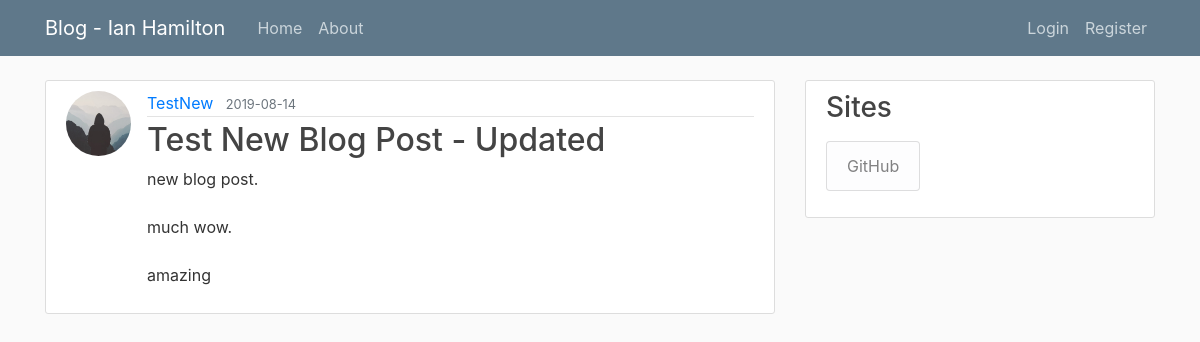
Page /home on the earlier database version.
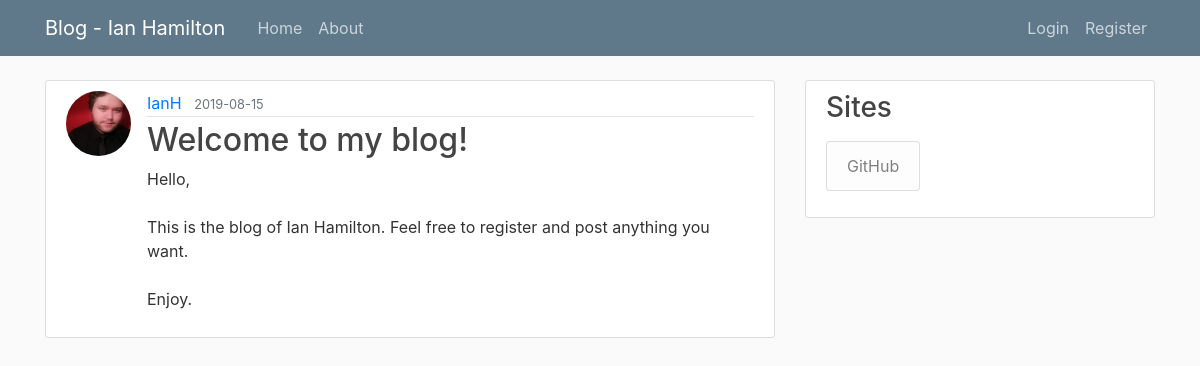
Same page on the later database version.
### application/models.py (models this page shows, shortened)
class Posts(db.Model):
	id = db.Column(db.Integer, primary_key=True)
	title = db.Column(db.String(100), nullable=False)
	date_posted = db.Column(db.DateTime, nullable=False, default=datetime.utcnow)
	content = db.Column(db.Text, nullable=False)
	user_id = db.Column(db.Integer, db.ForeignKey('users.id'), nullable=False)

class Users(db.Model, UserMixin):
	id = db.Column(db.Integer, primary_key=True)
	username = db.Column(db.String(20), unique=True, nullable=False)
	email = db.Column(db.String(120), unique=True, nullable=False)
	image_file = db.Column(db.String(20), nullable=False, default='default.jpg')
	password = db.Column(db.String(60), nullable=False)
	posts = db.relationship('Posts', backref='author', lazy=True)

### application/routes.py (the view)
@app.route('/')
@app.route('/home')
def home():
	page = request.args.get('page', 1, type=int)
	postData = Posts.query.order_by(desc(Posts.date_posted)).paginate(page=page, per_page=1)
	return render_template('home.html', posts=postData)

### application/templates/home.html
{% extends "layout.html" %}
{% block body_content %}
	{% for post in posts.items %}
		<article class="media content-section">
			<img class="rounded-circle article-img" src="{{ url_for('static', filename='profile_pics/' + post.author.image_file) }}">
		  <div class="media-body">
		    <div class="article-metadata">
		      <a class="mr-2" href="#">{{ post.author.username }}</a>
		      <small class="text-muted">{{ post.date_posted.strftime('%Y-%m-%d') }}</small>
		    </div>
		    <h2><a class="article-title" href="{{ url_for('post', post_id=post.id) }}">{{ post.title }}</a></h2>
		    <p class="article-content">{{ post.content }}</p>
		  </div>
		</article>
	{% endfor %}
{% endblock body_content %}

### application/templates/layout.html (shortened to what this page needs)
<!DOCTYPE html>
<html lang="en">
<head>
    <link rel="stylesheet" href="https://stackpath.bootstrapcdn.com/bootstrap/4.3.1/css/bootstrap.min.css">
    <link rel="stylesheet" type="text/css" href="{{ url_for('static', filename='main.css') }}">
</head>
<body>
	<header class="site-header">
	  	<nav class="navbar navbar-expand-md navbar-dark bg-steel fixed-top">
	    	<div class="container">
	      		<a class="navbar-brand mr-4" href="{{ url_for('home') }}">Blog - Ian Hamilton</a>
		      	<div class="collapse navbar-collapse" id="navbarToggle">
		        	<div class="navbar-nav mr-auto">
	    	      		<a class="nav-item nav-link" href="{{ url_for('home') }}">Home</a>
	        	  		<a class="nav-item nav-link" href="{{ url_for('about') }}">About</a>
	        		</div>
	        		<div class="navbar-nav">
	        		{% if current_user.is_authenticated %}
	        			<a class="nav-item nav-link" href="{{ url_for('new_post') }}">New Post</a>
	        			<a class="nav-item nav-link" href="{{ url_for('account') }}">Account</a>
	        			<a class="nav-item nav-link" href="{{ url_for('logout') }}">Logout</a>
	        		{% else %}
	        			<a class="nav-item nav-link" href="{{ url_for('login') }}">Login</a>
	        			<a class="nav-item nav-link" href="{{ url_for('register') }}">Register</a>
	        		{% endif %}
	        		</div>
	        	</div>
	    	</div>
		</nav>
	</header>
	<main role="main" class="container">
		<div class="row">
	    	<div class="col-md-8">
	    		{% block body_content %}{% endblock %}
	    	</div>
	    	<div class="col-md-4">
	    		<div class="content-section">
	        		<h3>Sites</h3>
	        		<p class='text-muted'>
	        		<ul class="list-group">
	        			<div class="navbar-nav mr-auto">
	    	      		<a class="list-group-item list-group-item-light" href="https://github.com/IanHamilton45" target="_blank">GitHub</a>
	        			</div>
	          		</ul>
	        		</p>
	    		</div>
	    	</div>
		</div>
	</main>
</body>
</html>

### application/static/main.css (style rules this page uses)
body { background: #fafafa; color: #333333; margin-top: 5rem; }
h1, h2, h3, h4, h5, h6 { color: #444444; }
.bg-steel { background-color: #5f788a; }
.site-header .navbar-nav .nav-link { color: #cbd5db; }
.content-section { background: #ffffff; padding: 10px 20px; border: 1px solid #dddddd; border-radius: 3px; margin-bottom: 20px; }
.article-title { color: #444444; }
.article-content { white-space: pre-line; }
.article-img { height: 65px; width: 65px; margin-right: 16px; }
.article-metadata { padding-bottom: 1px; margin-bottom: 4px; border-bottom: 1px solid #e3e3e3 }

Differences in the rows shown:
no longer on this page (row unchanged): Posts: image_file (placeholder picture), author.username "TestNew", date_posted "2019-08-14", title "Test New Blog Post - Updated", content "new blog post. much wow. amazing"
added Posts: image_file (picture), author.username "IanH", date_posted "2019-08-15", title "Welcome to my blog!", content "Hello, This is the blog of Ian Hamilton. Feel free to register and post anything you want. Enjoy."
